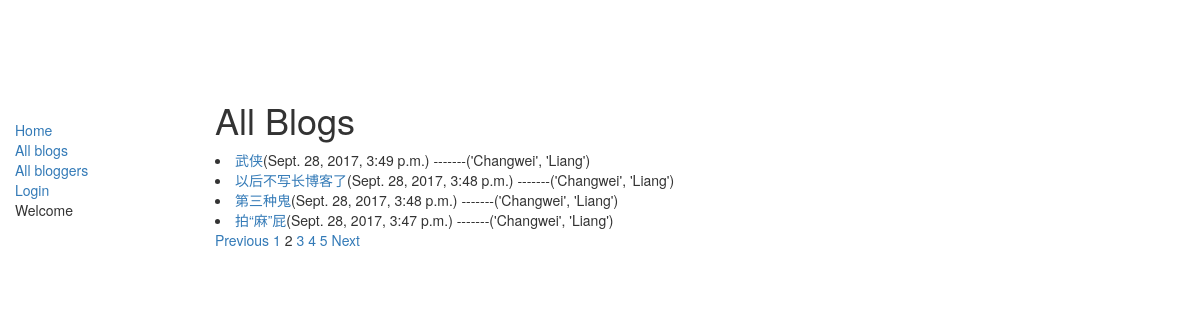
Screenshot of /?page=2 with the database file from the repository.
### blog/models.py (models this page shows, shortened)
class MyPost(models.Model):
    author = models.ForeignKey(settings.AUTH_USER_MODEL, on_delete=models.CASCADE)
    title = models.CharField(max_length=100)
    content = models.TextField(blank=True)
    tags = models.CharField(max_length=20, null=True, blank=True)
    published_time = models.DateTimeField(default=timezone.now)
    created_time = models.DateTimeField(default=timezone.now)
    is_draft = models.BooleanField(default=False)
    class Meta:
        ordering = ['published_time']

### my_auth/models.py (models this page shows)
class User(models.AbstractUser):
    pass

### blog/views.py (the view)
# urls.py: url(r'^$', views.HomePage.as_view(), name='homepage'),
class HomePage(ListView):
    model = models.MyPost
    template_name = 'blog/homepage.html'
    paginate_by = 4
    context_object_name = 'blog_list'
    def get_queryset(self):
        return models.MyPost.objects.all().order_by('-published_time')
    def get_context_data(self, **kwargs):
        context = super(ListView, self).get_context_data(**kwargs)
        queryset = self.get_queryset()
        paginator, page, queryset, is_paginated = self.paginate_queryset(queryset, self.get_paginate_by(queryset))
        context = my_paginator_style(paginator, page, context, pages_num_2b_shown=5)
        return context

### blog/templatetags/blog_tag.py (called while the page is built)
@register.simple_tag
def real_name_or_username(blog):
    if blog.author.first_name and blog.author.last_name:
        return format_html('%s' % blog.author.first_name), format_html(blog.author.last_name)
    else:
        return blog.author.username

### blog/utils.py (called while the page is built, shortened)
def my_paginator_style(paginator, page, context, pages_num_2b_shown):
    context['multiple_page_series_to_show'] = 0
    return context

### blog/templates/blog/homepage.html (shortened to what this page needs)
{% extends 'blog/base.html' %}
{% load blog_tag %}
{% block content %}
<h1>All Blogs</h1>
{% if blog_list %}
    {% for blog in blog_list %}
        <li><a href="{% url 'blog:blog_detail' blog.id %}">{{ blog.title }}</a>({{ blog.published_time }})
            -------{% real_name_or_username blog %}</li>
    {% endfor %}
{% else %}
    <p>No blogs are found</p>
{% endif %}
{% if is_paginated %}
    {% if multiple_page_series_to_show %}
        {% if page_obj.has_previous %}
            <a href="?page={{ page_obj.previous_page_number }}">Previous</a>
        {% endif %}
        {% for i in page_number_to_be_show %}
            {% if page_obj.number == i %}
                {{ i }}
            {% else %}
                <a href="?page={{ page_number }}">{{ i }}</a>
            {% endif %}
        {% endfor %}
        {% if page_obj.has_next %}
            <a href="?page={{ page_obj.next_page_number }}">Next</a>
        {% endif %}
    {% else %}
        {% if page_obj.has_previous %}
            <a href="?page={{ page_obj.previous_page_number }}">Previous</a>
        {% endif %}
        {% for page_number in paginator.page_range %}
            {% if page_obj.number == page_number %}
                {{ page_number }}
            {% else %}
                <a href="?page={{ page_number }}">{{ page_number }}</a>
            {% endif %}
        {% endfor %}
        {% if page_obj.has_next %}
            <a href="?page={{ page_obj.next_page_number }}">Next</a>
        {% endif %}
    {% endif %}
{% endif %}
{% endblock %}

### rows the page displays
MyPost: title "武侠", published_time "Sept. 28, 2017, 3:49 p.m.", author.last_name "('Changwei', 'Liang')"
MyPost: title "以后不写长博客了", published_time "Sept. 28, 2017, 3:48 p.m.", author.last_name "('Changwei', 'Liang')"
MyPost: title "第三种鬼", published_time "Sept. 28, 2017, 3:48 p.m.", author.last_name "('Changwei', 'Liang')"
MyPost: title "拍“麻”屁", published_time "Sept. 28, 2017, 3:47 p.m.", author.last_name "('Changwei', 'Liang')"

### other values shown
{{ page_number }} "1" "3" "4" "5"
{{ page_number }} "2"
